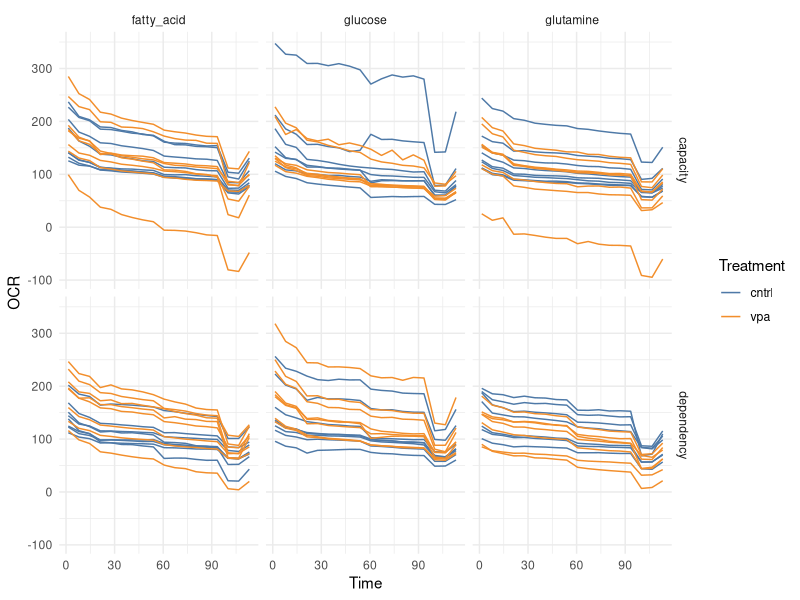
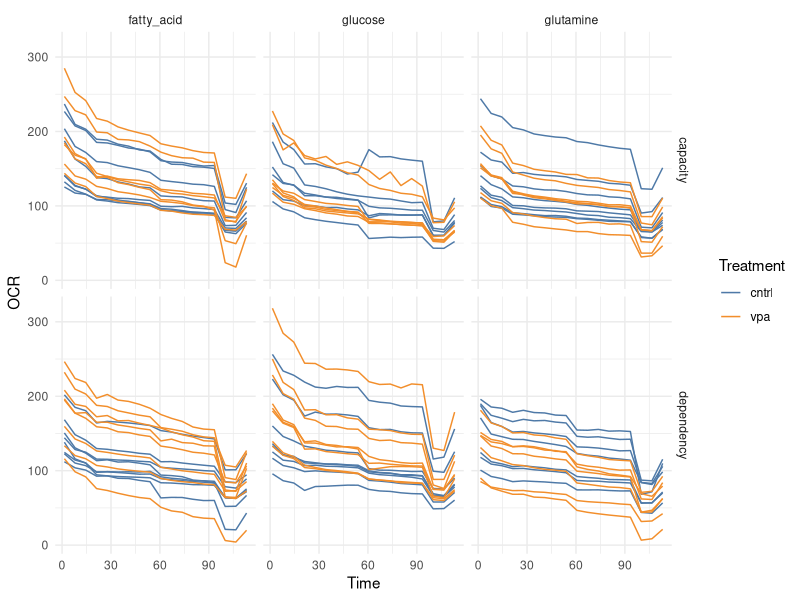
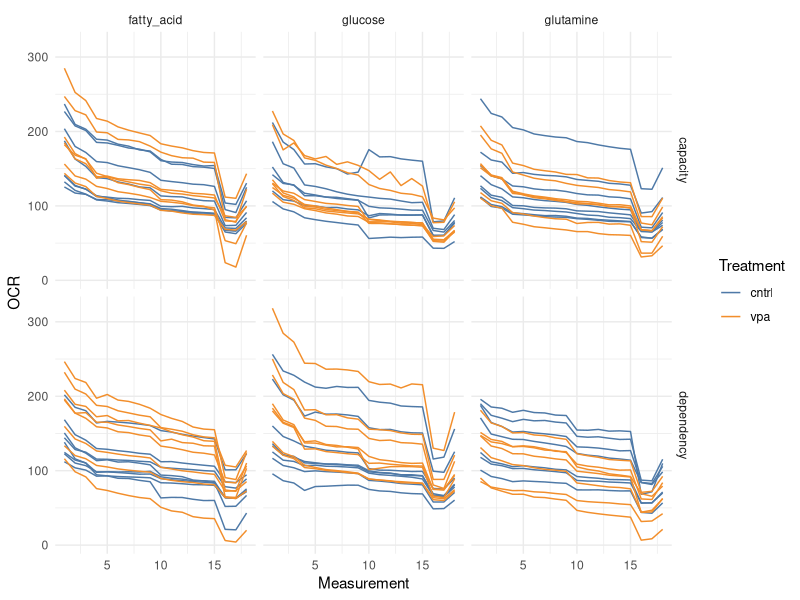
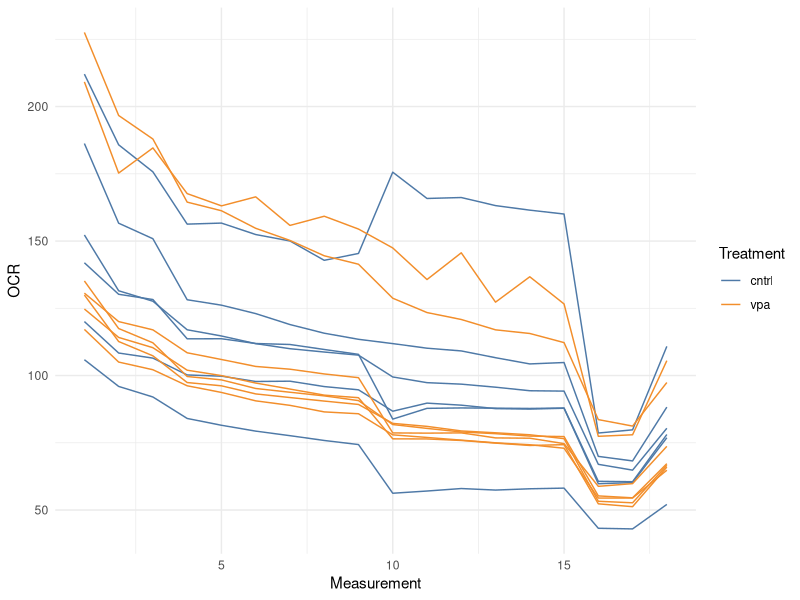
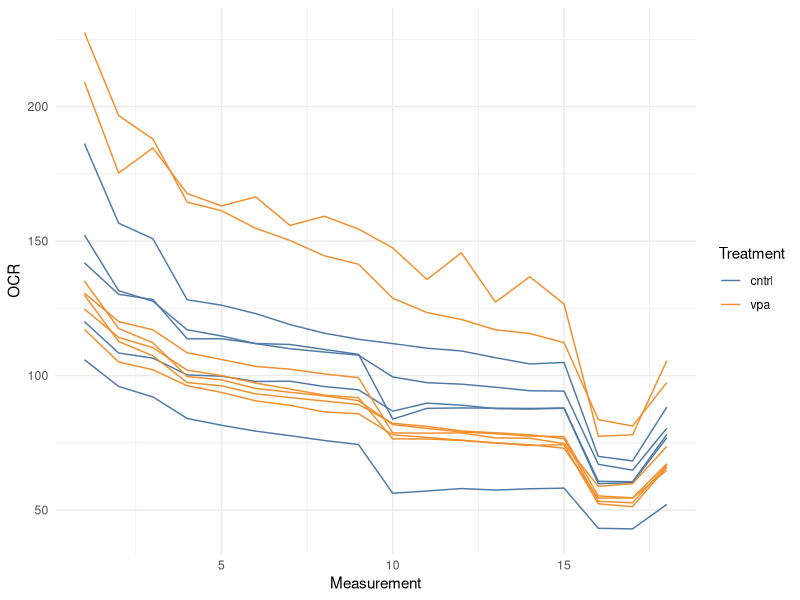
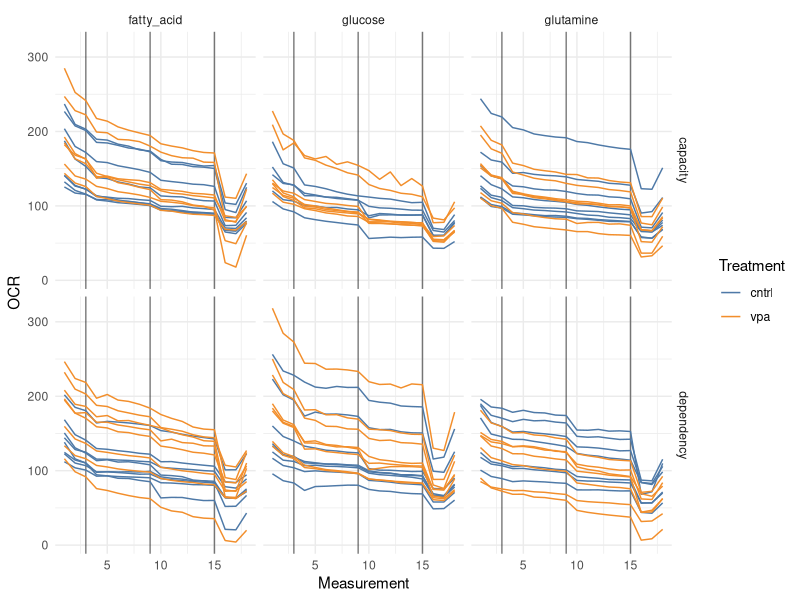
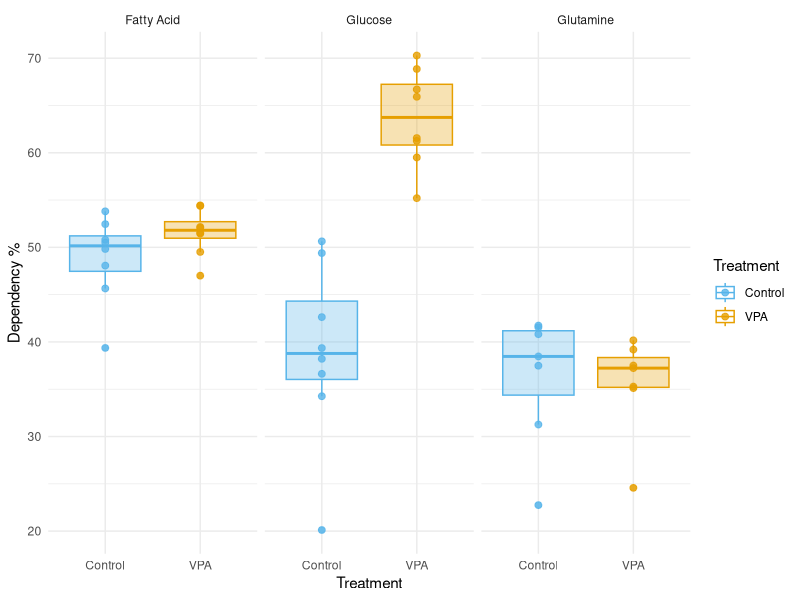
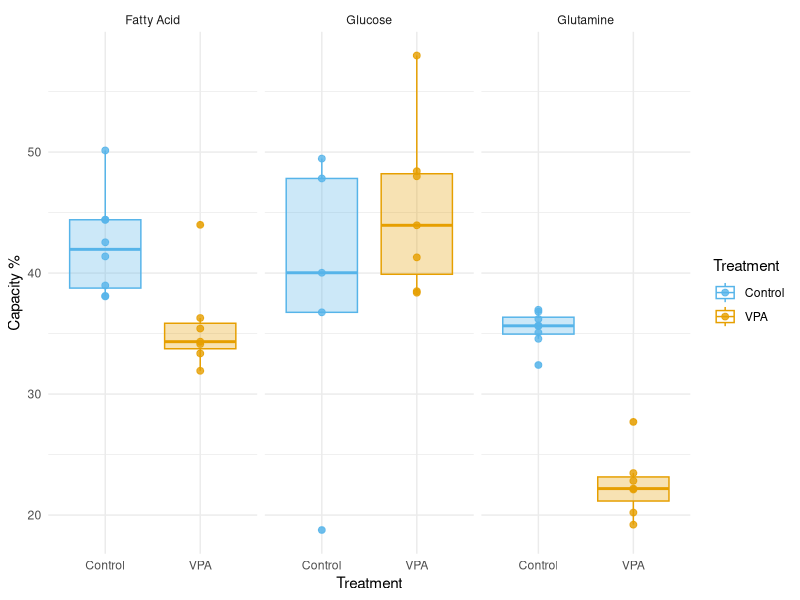

These charts were generated, in order, by the following R code:
## ---- chunk 1
knitr::opts_chunk$set(echo = TRUE)
## ---- chunk 2
library(tidyverse)
library(ggthemes)
library(cowplot)
theme_set(theme_minimal())
## ---- chunk 3
raw.data <- read_csv("./data/seahorse_raw_data.csv")
table(raw.data$Group)
## ---- chunk 4
data <- raw.data %>% 
  select(-c(ECAR:PER)) %>% 
  filter(Group != "Background") %>% 
  mutate(
    Treatment = ifelse(str_detect(Group, "vpa"), "vpa", "cntrl"),
    Fuel = case_when(
      str_detect(Group, "GLC") ~ "glucose",
      str_detect(Group, "FA") ~ "fatty_acid",
      str_detect(Group, "GLN") ~ "glutamine"
    ),
    Test = ifelse(str_detect(Group, "Dependency"), "dependency", "capacity")
  ) %>% 
  select(-Group)
## ---- chunk 5
data %>% 
  ggplot(aes(Time, OCR, Group = Well, color = Treatment)) +
  geom_line() +
  scale_color_tableau() +
  facet_grid(Test ~ Fuel)
data %>% 
  group_by(Well) %>% 
  summarize(avg_ocr = mean(OCR)) %>% 
  arrange(avg_ocr)
data <- data %>% 
  filter(Well != "H04" & Well != "G08")
data %>% 
  group_by(Well) %>% 
  summarize(avg_ocr = mean(OCR)) %>% 
  arrange(desc(avg_ocr))
data <- data %>% 
  filter(Well != "D12")
data %>% 
  ggplot(aes(Time, OCR, Group = Well, color = Treatment)) +
  geom_line() +
  scale_color_tableau() +
  facet_grid(Test ~ Fuel)
data %>% 
  ggplot(aes(Measurement, OCR, Group = Well, color = Treatment)) +
  geom_line() +
  scale_color_tableau() +
  facet_grid(Test ~ Fuel)
data %>% 
  filter(Fuel == "glucose" & Test == "capacity") %>% 
  ggplot(aes(Measurement, OCR, Group = Well, color = Treatment)) +
  geom_line() +
  scale_color_tableau()
data %>% 
  filter(Fuel == "glucose" & Test == "capacity" & Treatment == "cntrl" & Measurement == 10)
data %>% 
  filter(Fuel == "glucose" & Test == "capacity" & Well != "D11") %>% 
  ggplot(aes(Measurement, OCR, Group = Well, color = Treatment)) +
  geom_line() +
  scale_color_tableau()
data <- data %>% 
  filter(Well != "D11")
data %>% 
  ggplot(aes(Measurement, OCR, Group = Well, color = Treatment)) +
  geom_vline(xintercept = 3, alpha = 0.5) +
  geom_vline(xintercept = 9, alpha = 0.5) +
  geom_vline(xintercept = 15, alpha = 0.5) +
  geom_line() +
  scale_color_tableau() +
  facet_grid(Test ~ Fuel)
## ---- chunk 6
depen <- data %>% 
  filter(Measurement == 3 | Measurement == 9 | Measurement == 15) %>% 
  filter(Test == "dependency") %>% 
  mutate(
    group = case_when(
      Measurement == 3 ~ "baseline",
      Measurement == 9 ~ "target",
      Measurement == 15 ~ "all"
    )
  ) %>% 
  select(-c(Measurement:Time, Test)) %>% 
  spread(group, OCR) %>% 
  mutate(
    dependency = ((baseline - target) / (baseline - all)) * 100
  )
dependency.plot <- depen %>% 
  mutate(
    Fuel = case_when(
      str_detect(Fuel, "fatty") ~ "Fatty Acid",
      str_detect(Fuel, "glucose") ~ "Glucose",
      str_detect(Fuel, "glutamine") ~ "Glutamine",
      TRUE ~ "Don't know"),
    Treatment = case_when(
        Treatment == "cntrl" ~ "Control",
        Treatment == "vpa" ~ "VPA",
        TRUE ~ "Don't know"
        )
    ) %>% 
  ggplot(aes(Treatment, dependency, color = Treatment, fill = Treatment)) +
  geom_boxplot(alpha = 0.3) +
  geom_point(size = 2, alpha = 0.8) +
  scale_color_manual(values = c("#56B4E9", "#E69F00"), labels = c("Control", "VPA")) +
  scale_fill_manual(values = c("#56B4E9", "#E69F00"), guide = FALSE) +
  facet_wrap(~ Fuel) +
  ylab("Dependency %")
dependency.plot
# p-value threshold:
0.05 / 3
depen %>% 
  filter(Fuel == "fatty_acid") %>% 
  lm(dependency ~ Treatment, data = .) %>% 
  summary()
depen %>% 
  filter(Fuel == "glucose") %>% 
  lm(dependency ~ Treatment, data = .) %>% 
  summary()
depen %>% 
  filter(Fuel == "glutamine") %>% 
  lm(dependency ~ Treatment, data = .) %>% 
  summary()
depen.pval <- c(0.1538, 1.534e-05, 0.8323)
p.adjust(depen.pval, method = "bonferroni") < 0.05
p.adjust(depen.pval, method = "bonferroni")
#save_plot(filename = "./results/vpa_mesc_depen.png", dependency.plot, base_width = 6, base_height = 4)
## ---- chunk 7
capacity <- data %>% 
  filter(Measurement == 3 | Measurement == 9 | Measurement == 15) %>% 
  filter(Test == "capacity") %>% 
  mutate(
    group = case_when(
      Measurement == 3 ~ "baseline",
      Measurement == 9 ~ "other_2",
      Measurement == 15 ~ "all"
    )
  ) %>% 
  select(-c(Measurement:Time, Test)) %>% 
  spread(group, OCR) %>% 
  mutate(
    capacity = (1 - ((baseline - other_2) / (baseline - all))) * 100
  )
capacity.plot <- capacity %>% 
  mutate(
    Fuel = case_when(
      str_detect(Fuel, "fatty") ~ "Fatty Acid",
      str_detect(Fuel, "glucose") ~ "Glucose",
      str_detect(Fuel, "glutamine") ~ "Glutamine",
      TRUE ~ "Don't know"),
    Treatment = case_when(
        Treatment == "cntrl" ~ "Control",
        Treatment == "vpa" ~ "VPA",
        TRUE ~ "Don't know"
        )
    ) %>% 
  ggplot(aes(Treatment, capacity, color = Treatment, fill = Treatment)) +
  geom_boxplot(alpha = 0.3) +
  geom_point(size = 2, alpha = 0.8) +
  scale_color_manual(values = c("#56B4E9", "#E69F00"), labels = c("Control", "VPA")) +
  scale_fill_manual(values = c("#56B4E9", "#E69F00"), guide = FALSE) +
  facet_wrap(~ Fuel) +
  ylab("Capacity %")
capacity.plot
# p-value threshold:
0.05 / 3
capacity %>% 
  filter(Fuel == "fatty_acid") %>% 
  lm(capacity ~ Treatment, data = .) %>% 
  summary()
capacity %>% 
  filter(Fuel == "glucose") %>% 
  lm(capacity ~ Treatment, data = .) %>% 
  summary()
capacity %>% 
  filter(Fuel == "glutamine") %>% 
  lm(capacity ~ Treatment, data = .) %>% 
  summary()
capacity.pval <- c(0.007295, 0.2566, 2.997e-08)
p.adjust(capacity.pval, method = "bonferroni") < 0.05
p.adjust(capacity.pval, method = "bonferroni")
#save_plot(filename = "./results/vpa_mesc_capacity.png", capacity.plot, base_width = 6, base_height = 4)
## ---- chunk 8
flex <- depen %>% 
  group_by(Treatment, Fuel) %>% 
  summarise(avg_depen = mean(dependency)) %>% 
  ungroup() %>% 
  inner_join(
    capacity %>% 
      group_by(Treatment, Fuel) %>% 
      summarise(avg_cap = mean(capacity)) %>% 
      ungroup(),
    by = c("Treatment", "Fuel")
    ) %>% 
  mutate(flexibility = avg_cap - avg_depen)
flex
flex.plot <- flex %>% 
  gather("measure", "value", avg_depen:flexibility) %>% 
  filter(measure != "avg_cap") %>% 
    mutate(
    Fuel = case_when(
      str_detect(Fuel, "fatty") ~ "Fatty Acid",
      str_detect(Fuel, "glucose") ~ "Glucose",
      str_detect(Fuel, "glutamine") ~ "Glutamine",
      TRUE ~ "Don't know"),
    Treatment = case_when(
        Treatment == "cntrl" ~ "Control",
        Treatment == "vpa" ~ "VPA",
        TRUE ~ "Don't know"
        )
    ) %>% 
  mutate(
    measure = ifelse(str_detect(measure, "depen"), "Dependency", "Flexibility")
    ) %>% 
  ggplot(aes(Treatment, value, group = measure, fill = measure)) +
  geom_bar(stat = "identity") +
  scale_fill_manual(values = c("#009E73", "#CC79A7")) +
  facet_wrap(~ Fuel) +
  ylab("Fuel Oxidation\n(% of GLC + GLN + FA Oxidation)")
flex.plot 
#save_plot(filename = "./results/vpa_mesc_flexibility.png", flex.plot, base_width = 6, base_height = 4)
## ---- chunk 9
all3.grid <- plot_grid(dependency.plot, capacity.plot, flex.plot, ncol = 1, labels = c("A", "B", "C"))
all3.grid
#save_plot(filename = "./results/vpa_mesc_all3.png", all3.grid, ncol = 1, base_width = 5, base_height = 9)
all3.grid.alt <- plot_grid(dependency.plot, capacity.plot, flex.plot, ncol = 2, labels = c("A", "B", "C"))
all3.grid.alt
#save_plot(filename = "./results/vpa_mesc_all3_alt.png", all3.grid.alt, base_width = 8, base_height = 8)
